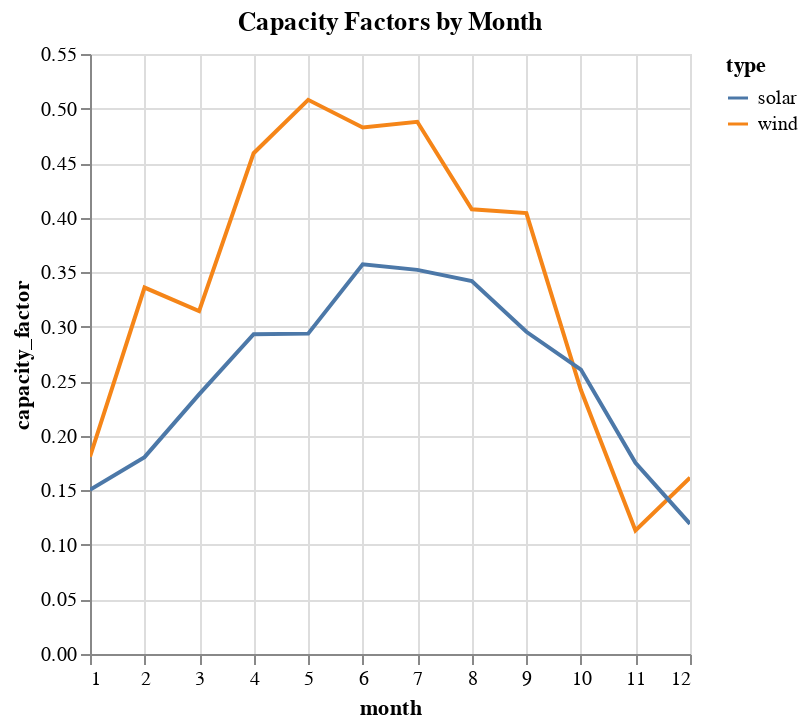

Write notebook code for a chart like this one.
### Code cell
cf_by_hour = (
    df3.group_by(pl.col("datetime").dt.month().alias("month"), "type")
    .mean()
    .sort("month")
    .drop("datetime")
)
cf_by_hour.plot.line(x="month", y="capacity_factor", color="type").properties(
    title="Capacity Factors by Month"
)

### Figure 1 — Vega-Lite specification as saved in the notebook (floating-point values rounded to 4 significant figures)
{"config": {"view": {"continuousWidth": 300, "continuousHeight": 300}}, "data": {"name": "data-ff6b99aa620665a7c228b94990d14c55"}, "mark": {"type": "line", "tooltip": true}, "encoding": {"color": {"field": "type", "type": "nominal"}, "x": {"field": "month", "type": "quantitative"}, "y": {"field": "capacity_factor", "type": "quantitative"}}, "params": [{"name": "param_2", "select": {"type": "interval", "encodings": ["x", "y"]}, "bind": "scales"}], "title": "Capacity Factors by Month", "$schema": "https://vega.github.io/schema/vega-lite/v5.20.1.json", "datasets": {"data-ff6b99aa620665a7c228b94990d14c55": [{"month": 1, "type": "wind", "capacity_factor": 0.1808}, {"month": 1, "type": "solar", "capacity_factor": 0.1504}, {"month": 2, "type": "wind", "capacity_factor": 0.3359}, {"month": 2, "type": "solar", "capacity_factor": 0.1804}, {"month": 3, "type": "solar", "capacity_factor": 0.238}, {"month": 3, "type": "wind", "capacity_factor": 0.3144}, {"month": 4, "type": "wind", "capacity_factor": 0.4591}, {"month": 4, "type": "solar", "capacity_factor": 0.2932}, {"month": 5, "type": "wind", "capacity_factor": 0.508}, {"month": 5, "type": "solar", "capacity_factor": 0.2937}, {"month": 6, "type": "wind", "capacity_factor": 0.4826}, {"month": 6, "type": "solar", "capacity_factor": 0.3573}, {"month": 7, "type": "solar", "capacity_factor": 0.3521}, {"month": 7, "type": "wind", "capacity_factor": 0.4879}, {"month": 8, "type": "solar", "capacity_factor": 0.3419}, {"month": 8, "type": "wind", "capacity_factor": 0.4077}, {"month": 9, "type": "wind", "capacity_factor": 0.4042}, {"month": 9, "type": "solar", "capacity_factor": 0.2954}, {"month": 10, "type": "wind", "capacity_factor": 0.242}, {"month": 10, "type": "solar", "capacity_factor": 0.2607}, {"month": 11, "type": "solar", "capacity_factor": 0.1753}, {"month": 11, "type": "wind", "capacity_factor": 0.1133}, {"month": 12, "type": "wind", "capacity_factor": 0.1617}, {"month": 12, "type": "solar", "capacity_factor": 0.1193}]}}
